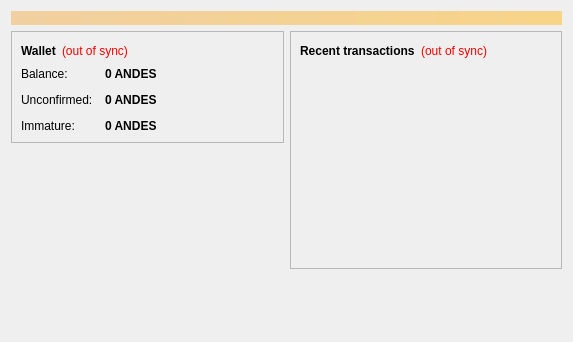
<?xml version="1.0" encoding="UTF-8"?>
<ui version="4.0">
 <class>OverviewPage</class>
 <widget class="QWidget" name="OverviewPage">
  <property name="geometry">
   <rect>
    <x>0</x>
    <y>0</y>
    <width>573</width>
    <height>342</height>
   </rect>
  </property>
  <property name="windowTitle">
   <string>Form</string>
  </property>
  <layout class="QVBoxLayout" name="topLayout">
   <item>
    <widget class="QLabel" name="labelAlerts">
     <property name="visible">
      <bool>false</bool>
     </property>
     <property name="styleSheet">
      <string notr="true">background-color: qlineargradient(x1: 0, y1: 0, x2: 1, y2: 0, stop:0 #F0D0A0, stop:1 #F8D488); color:#000000;</string>
     </property>
     <property name="wordWrap">
      <bool>true</bool>
     </property>
     <property name="margin">
      <number>3</number>
     </property>
    </widget>
   </item>
   <item>
    <layout class="QHBoxLayout" name="horizontalLayout" stretch="1,1">
     <item>
      <layout class="QVBoxLayout" name="verticalLayout_2">
       <item>
        <widget class="QFrame" name="frame">
         <property name="frameShape">
          <enum>QFrame::StyledPanel</enum>
         </property>
         <property name="frameShadow">
          <enum>QFrame::Raised</enum>
         </property>
         <layout class="QVBoxLayout" name="verticalLayout_4">
          <item>
           <layout class="QHBoxLayout" name="horizontalLayout_4">
            <item>
             <widget class="QLabel" name="label_5">
              <property name="font">
               <font>
                <weight>75</weight>
                <bold>true</bold>
               </font>
              </property>
              <property name="text">
               <string>Wallet</string>
              </property>
             </widget>
            </item>
            <item>
             <widget class="QLabel" name="labelWalletStatus">
              <property name="toolTip">
               <string>The displayed information may be out of date. Your wallet automatically synchronizes with the AndesCoin network after a connection is established, but this process has not completed yet.</string>
              </property>
              <property name="styleSheet">
               <string notr="true">QLabel { color: red; }</string>
              </property>
              <property name="text">
               <string notr="true">(out of sync)</string>
              </property>
              <property name="alignment">
               <set>Qt::AlignLeading|Qt::AlignLeft|Qt::AlignVCenter</set>
              </property>
             </widget>
            </item>
            <item>
             <spacer name="horizontalSpacer_2">
              <property name="orientation">
               <enum>Qt::Horizontal</enum>
              </property>
              <property name="sizeHint" stdset="0">
               <size>
                <width>40</width>
                <height>20</height>
               </size>
              </property>
             </spacer>
            </item>
           </layout>
          </item>
          <item>
           <layout class="QFormLayout" name="formLayout_2">
            <property name="fieldGrowthPolicy">
             <enum>QFormLayout::AllNonFixedFieldsGrow</enum>
            </property>
            <property name="horizontalSpacing">
             <number>12</number>
            </property>
            <property name="verticalSpacing">
             <number>12</number>
            </property>
            <item row="0" column="0">
             <widget class="QLabel" name="label">
              <property name="text">
               <string>Balance:</string>
              </property>
             </widget>
            </item>
            <item row="0" column="1">
             <widget class="QLabel" name="labelBalance">
              <property name="font">
               <font>
                <weight>75</weight>
                <bold>true</bold>
               </font>
              </property>
              <property name="cursor">
               <cursorShape>IBeamCursor</cursorShape>
              </property>
              <property name="toolTip">
               <string>Your current balance</string>
              </property>
              <property name="text">
               <string notr="true">0 ANDES</string>
              </property>
              <property name="textInteractionFlags">
               <set>Qt::LinksAccessibleByMouse|Qt::TextSelectableByKeyboard|Qt::TextSelectableByMouse</set>
              </property>
             </widget>
            </item>
            <item row="1" column="0">
             <widget class="QLabel" name="label_3">
              <property name="text">
               <string>Unconfirmed:</string>
              </property>
             </widget>
            </item>
            <item row="1" column="1">
             <widget class="QLabel" name="labelUnconfirmed">
              <property name="font">
               <font>
                <weight>75</weight>
                <bold>true</bold>
               </font>
              </property>
              <property name="cursor">
               <cursorShape>IBeamCursor</cursorShape>
              </property>
              <property name="toolTip">
               <string>Total of transactions that have yet to be confirmed, and do not yet count toward the current balance</string>
              </property>
              <property name="text">
               <string notr="true">0 ANDES</string>
              </property>
              <property name="textInteractionFlags">
               <set>Qt::LinksAccessibleByMouse|Qt::TextSelectableByKeyboard|Qt::TextSelectableByMouse</set>
              </property>
             </widget>
            </item>
            <item row="2" column="0">
             <widget class="QLabel" name="labelImmatureText">
              <property name="text">
               <string>Immature:</string>
              </property>
             </widget>
            </item>
            <item row="2" column="1">
             <widget class="QLabel" name="labelImmature">
              <property name="font">
               <font>
                <weight>75</weight>
                <bold>true</bold>
               </font>
              </property>
              <property name="toolTip">
               <string>Mined balance that has not yet matured</string>
              </property>
              <property name="text">
               <string notr="true">0 ANDES</string>
              </property>
              <property name="textInteractionFlags">
               <set>Qt::LinksAccessibleByMouse|Qt::TextSelectableByKeyboard|Qt::TextSelectableByMouse</set>
              </property>
             </widget>
            </item>
           </layout>
          </item>
         </layout>
        </widget>
       </item>
       <item>
        <spacer name="verticalSpacer">
         <property name="orientation">
          <enum>Qt::Vertical</enum>
         </property>
         <property name="sizeHint" stdset="0">
          <size>
           <width>20</width>
           <height>40</height>
          </size>
         </property>
        </spacer>
       </item>
      </layout>
     </item>
     <item>
      <layout class="QVBoxLayout" name="verticalLayout_3">
       <item>
        <widget class="QFrame" name="frame_2">
         <property name="frameShape">
          <enum>QFrame::StyledPanel</enum>
         </property>
         <property name="frameShadow">
          <enum>QFrame::Raised</enum>
         </property>
         <layout class="QVBoxLayout" name="verticalLayout">
          <item>
           <layout class="QHBoxLayout" name="horizontalLayout_2">
            <item>
             <widget class="QLabel" name="label_4">
              <property name="text">
               <string>&lt;b&gt;Recent transactions&lt;/b&gt;</string>
              </property>
             </widget>
            </item>
            <item>
             <widget class="QLabel" name="labelTransactionsStatus">
              <property name="toolTip">
               <string>The displayed information may be out of date. Your wallet automatically synchronizes with the AndesCoin network after a connection is established, but this process has not completed yet.</string>
              </property>
              <property name="styleSheet">
               <string notr="true">QLabel { color: red; }</string>
              </property>
              <property name="text">
               <string notr="true">(out of sync)</string>
              </property>
              <property name="alignment">
               <set>Qt::AlignRight|Qt::AlignTrailing|Qt::AlignVCenter</set>
              </property>
             </widget>
            </item>
            <item>
             <spacer name="horizontalSpacer">
              <property name="orientation">
               <enum>Qt::Horizontal</enum>
              </property>
              <property name="sizeHint" stdset="0">
               <size>
                <width>40</width>
                <height>20</height>
               </size>
              </property>
             </spacer>
            </item>
           </layout>
          </item>
          <item>
           <widget class="QListView" name="listTransactions">
            <property name="styleSheet">
             <string notr="true">QListView { background: transparent; }</string>
            </property>
            <property name="frameShape">
             <enum>QFrame::NoFrame</enum>
            </property>
            <property name="verticalScrollBarPolicy">
             <enum>Qt::ScrollBarAlwaysOff</enum>
            </property>
            <property name="horizontalScrollBarPolicy">
             <enum>Qt::ScrollBarAlwaysOff</enum>
            </property>
            <property name="selectionMode">
             <enum>QAbstractItemView::NoSelection</enum>
            </property>
           </widget>
          </item>
         </layout>
        </widget>
       </item>
       <item>
        <spacer name="verticalSpacer_2">
         <property name="orientation">
          <enum>Qt::Vertical</enum>
         </property>
         <property name="sizeHint" stdset="0">
          <size>
           <width>20</width>
           <height>40</height>
          </size>
         </property>
        </spacer>
       </item>
      </layout>
     </item>
    </layout>
   </item>
  </layout>
 </widget>
 <resources/>
 <connections/>
</ui>
